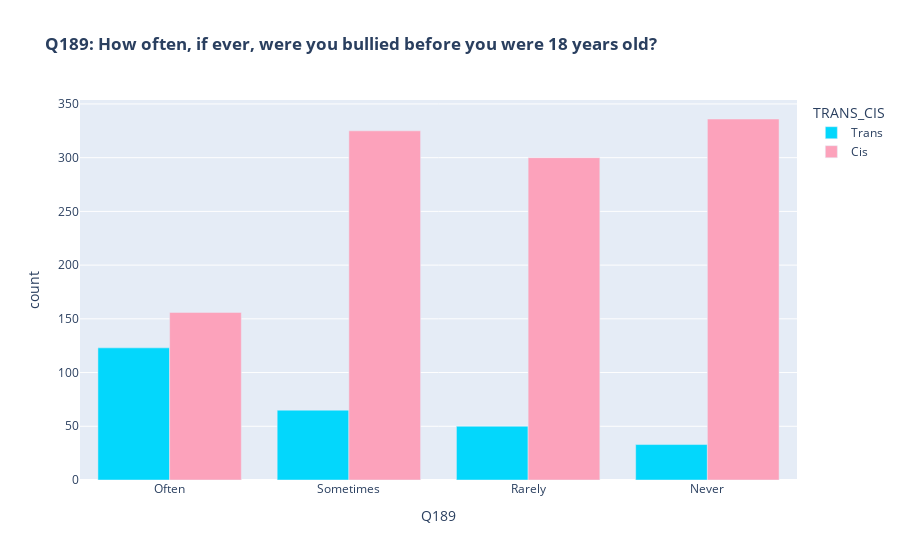

Here is the notebook cell this chart was saved with:
### Code cell
q189_graph = px.bar(
    q189, x='Q189', y='count', 
    color='TRANS_CIS', 
    barmode='group', 
    color_discrete_sequence=['#03d7fc', '#fca2bb'],
    title='<b>Q189: How often, if ever, were you bullied before you were 18 years old?</b>'
)
q189_graph.show()

### Figure 1 — Plotly figure (JSON) as saved in the notebook; plotly's stock layout.template omitted (floating-point values rounded to 4 significant figures)
{"data": [{"alignmentgroup": "True", "hovertemplate": "TRANS_CIS=Trans<br>Q189=%{x}<br>count=%{y}<extra></extra>", "legendgroup": "Trans", "marker": {"color": "#03d7fc", "pattern": {"shape": ""}}, "name": "Trans", "offsetgroup": "Trans", "orientation": "v", "showlegend": true, "textposition": "auto", "type": "bar", "x": [null, "Often", "Sometimes", "Rarely", "Never"], "xaxis": "x", "y": [3, 123, 65, 50, 33], "yaxis": "y"}, {"alignmentgroup": "True", "hovertemplate": "TRANS_CIS=Cis<br>Q189=%{x}<br>count=%{y}<extra></extra>", "legendgroup": "Cis", "marker": {"color": "#fca2bb", "pattern": {"shape": ""}}, "name": "Cis", "offsetgroup": "Cis", "orientation": "v", "showlegend": true, "textposition": "auto", "type": "bar", "x": [null, "Often", "Sometimes", "Rarely", "Never"], "xaxis": "x", "y": [45, 156, 325, 300, 336], "yaxis": "y"}], "layout": {"barmode": "group", "legend": {"title": {"text": "TRANS_CIS"}, "tracegroupgap": 0}, "title": {"text": "<b>Q189: How often, if ever, were you bullied before you were 18 years old?</b>"}, "xaxis": {"anchor": "y", "domain": [0, 1], "title": {"text": "Q189"}}, "yaxis": {"anchor": "x", "domain": [0, 1], "title": {"text": "count"}}}}
